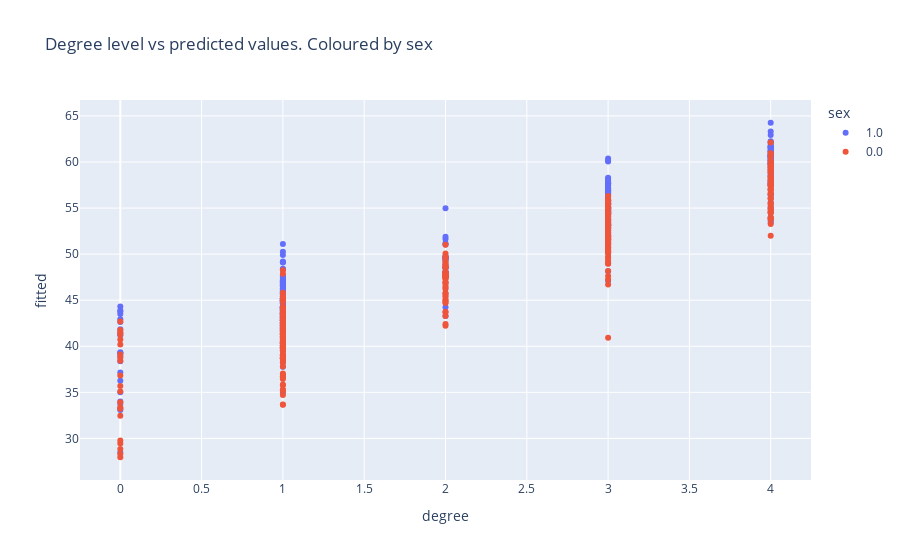

Notebook code for this chart:
### Code cell
gss_df["fitted"] = fitted_model.fittedvalues
gss_df["degree"] = gss_df["degree"].astype("category")
gss_df["sex"] = gss_df["sex"].astype("category")
px.scatter(gss_df, "degree", "fitted", color="sex", title="Degree level vs predicted values. Coloured by sex")

### Figure 1 — Plotly figure (JSON) as saved in the notebook; plotly's stock layout.template omitted (floating-point values rounded to 4 significant figures; data arrays with more than 128 entries replaced by an {"elided": "..."} marker saying what was removed)
{"data": [{"hovertemplate": "sex=1.0<br>degree=%{x}<br>fitted=%{y}<extra></extra>", "legendgroup": "1.0", "marker": {"color": "#636efa", "symbol": "circle"}, "mode": "markers", "name": "1.0", "orientation": "v", "showlegend": true, "type": "scatter", "x": {"elided": "341 int values"}, "xaxis": "x", "y": {"elided": "341 float values"}, "yaxis": "y"}, {"hovertemplate": "sex=0.0<br>degree=%{x}<br>fitted=%{y}<extra></extra>", "legendgroup": "0.0", "marker": {"color": "#EF553B", "symbol": "circle"}, "mode": "markers", "name": "0.0", "orientation": "v", "showlegend": true, "type": "scatter", "x": {"elided": "370 int values"}, "xaxis": "x", "y": {"elided": "370 float values"}, "yaxis": "y"}], "layout": {"legend": {"title": {"text": "sex"}, "tracegroupgap": 0}, "title": {"text": "Degree level vs predicted values. Coloured by sex"}, "xaxis": {"anchor": "y", "domain": [0, 1], "title": {"text": "degree"}}, "yaxis": {"anchor": "x", "domain": [0, 1], "title": {"text": "fitted"}}}}
